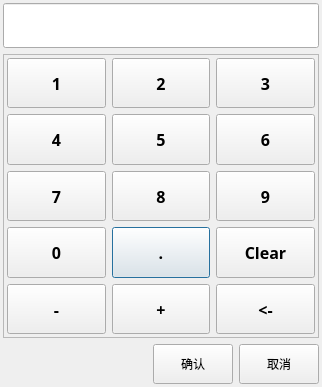
<?xml version="1.0" encoding="UTF-8"?>
<ui version="4.0">
 <class>InsertNumberDlg</class>
 <widget class="QDialog" name="InsertNumberDlg">
  <property name="geometry">
   <rect>
    <x>0</x>
    <y>0</y>
    <width>322</width>
    <height>387</height>
   </rect>
  </property>
  <property name="minimumSize">
   <size>
    <width>322</width>
    <height>387</height>
   </size>
  </property>
  <property name="maximumSize">
   <size>
    <width>322</width>
    <height>387</height>
   </size>
  </property>
  <property name="windowTitle">
   <string>输入数字</string>
  </property>
  <property name="windowIcon">
   <iconset resource="../image.qrc">
    <normaloff>:/windowicon/image/windowsicon/input1.png</normaloff>:/windowicon/image/windowsicon/input1.png</iconset>
  </property>
  <layout class="QGridLayout" name="gridLayout_2">
   <property name="leftMargin">
    <number>3</number>
   </property>
   <property name="topMargin">
    <number>3</number>
   </property>
   <property name="rightMargin">
    <number>3</number>
   </property>
   <property name="bottomMargin">
    <number>3</number>
   </property>
   <item row="0" column="0">
    <widget class="QLineEdit" name="lineEdit">
     <property name="sizePolicy">
      <sizepolicy hsizetype="Expanding" vsizetype="Preferred">
       <horstretch>0</horstretch>
       <verstretch>0</verstretch>
      </sizepolicy>
     </property>
     <property name="minimumSize">
      <size>
       <width>0</width>
       <height>45</height>
      </size>
     </property>
     <property name="alignment">
      <set>Qt::AlignCenter</set>
     </property>
    </widget>
   </item>
   <item row="1" column="0">
    <widget class="QFrame" name="WDNumber">
     <property name="frameShape">
      <enum>QFrame::StyledPanel</enum>
     </property>
     <property name="frameShadow">
      <enum>QFrame::Raised</enum>
     </property>
     <layout class="QGridLayout" name="gridLayout">
      <property name="leftMargin">
       <number>3</number>
      </property>
      <property name="topMargin">
       <number>3</number>
      </property>
      <property name="rightMargin">
       <number>3</number>
      </property>
      <property name="bottomMargin">
       <number>3</number>
      </property>
      <item row="3" column="1">
       <widget class="QPushButton" name="PB_10">
        <property name="sizePolicy">
         <sizepolicy hsizetype="Expanding" vsizetype="Expanding">
          <horstretch>0</horstretch>
          <verstretch>0</verstretch>
         </sizepolicy>
        </property>
        <property name="font">
         <font>
          <family>微软雅黑</family>
          <pointsize>12</pointsize>
          <italic>false</italic>
          <bold>true</bold>
         </font>
        </property>
        <property name="text">
         <string>.</string>
        </property>
       </widget>
      </item>
      <item row="3" column="2">
       <widget class="QPushButton" name="PB_11">
        <property name="sizePolicy">
         <sizepolicy hsizetype="Expanding" vsizetype="Expanding">
          <horstretch>0</horstretch>
          <verstretch>0</verstretch>
         </sizepolicy>
        </property>
        <property name="font">
         <font>
          <family>微软雅黑</family>
          <pointsize>12</pointsize>
          <italic>false</italic>
          <bold>true</bold>
         </font>
        </property>
        <property name="text">
         <string>Clear</string>
        </property>
       </widget>
      </item>
      <item row="3" column="0">
       <widget class="QPushButton" name="PB_9">
        <property name="sizePolicy">
         <sizepolicy hsizetype="Expanding" vsizetype="Expanding">
          <horstretch>0</horstretch>
          <verstretch>0</verstretch>
         </sizepolicy>
        </property>
        <property name="font">
         <font>
          <family>微软雅黑</family>
          <pointsize>12</pointsize>
          <italic>false</italic>
          <bold>true</bold>
         </font>
        </property>
        <property name="text">
         <string>0</string>
        </property>
       </widget>
      </item>
      <item row="2" column="1">
       <widget class="QPushButton" name="PB_7">
        <property name="sizePolicy">
         <sizepolicy hsizetype="Expanding" vsizetype="Expanding">
          <horstretch>0</horstretch>
          <verstretch>0</verstretch>
         </sizepolicy>
        </property>
        <property name="font">
         <font>
          <family>微软雅黑</family>
          <pointsize>12</pointsize>
          <italic>false</italic>
          <bold>true</bold>
         </font>
        </property>
        <property name="text">
         <string>8</string>
        </property>
       </widget>
      </item>
      <item row="2" column="2">
       <widget class="QPushButton" name="PB_8">
        <property name="sizePolicy">
         <sizepolicy hsizetype="Expanding" vsizetype="Expanding">
          <horstretch>0</horstretch>
          <verstretch>0</verstretch>
         </sizepolicy>
        </property>
        <property name="font">
         <font>
          <family>微软雅黑</family>
          <pointsize>12</pointsize>
          <italic>false</italic>
          <bold>true</bold>
         </font>
        </property>
        <property name="text">
         <string>9</string>
        </property>
       </widget>
      </item>
      <item row="2" column="0">
       <widget class="QPushButton" name="PB_6">
        <property name="sizePolicy">
         <sizepolicy hsizetype="Expanding" vsizetype="Expanding">
          <horstretch>0</horstretch>
          <verstretch>0</verstretch>
         </sizepolicy>
        </property>
        <property name="font">
         <font>
          <family>微软雅黑</family>
          <pointsize>12</pointsize>
          <italic>false</italic>
          <bold>true</bold>
         </font>
        </property>
        <property name="text">
         <string>7</string>
        </property>
       </widget>
      </item>
      <item row="1" column="0">
       <widget class="QPushButton" name="PB_3">
        <property name="sizePolicy">
         <sizepolicy hsizetype="Expanding" vsizetype="Expanding">
          <horstretch>0</horstretch>
          <verstretch>0</verstretch>
         </sizepolicy>
        </property>
        <property name="font">
         <font>
          <family>微软雅黑</family>
          <pointsize>12</pointsize>
          <italic>false</italic>
          <bold>true</bold>
         </font>
        </property>
        <property name="text">
         <string>4</string>
        </property>
       </widget>
      </item>
      <item row="1" column="2">
       <widget class="QPushButton" name="PB_5">
        <property name="sizePolicy">
         <sizepolicy hsizetype="Expanding" vsizetype="Expanding">
          <horstretch>0</horstretch>
          <verstretch>0</verstretch>
         </sizepolicy>
        </property>
        <property name="font">
         <font>
          <family>微软雅黑</family>
          <pointsize>12</pointsize>
          <italic>false</italic>
          <bold>true</bold>
         </font>
        </property>
        <property name="text">
         <string>6</string>
        </property>
       </widget>
      </item>
      <item row="1" column="1">
       <widget class="QPushButton" name="PB_4">
        <property name="sizePolicy">
         <sizepolicy hsizetype="Expanding" vsizetype="Expanding">
          <horstretch>0</horstretch>
          <verstretch>0</verstretch>
         </sizepolicy>
        </property>
        <property name="font">
         <font>
          <family>微软雅黑</family>
          <pointsize>12</pointsize>
          <italic>false</italic>
          <bold>true</bold>
         </font>
        </property>
        <property name="text">
         <string>5</string>
        </property>
       </widget>
      </item>
      <item row="0" column="0">
       <widget class="QPushButton" name="PB_0">
        <property name="sizePolicy">
         <sizepolicy hsizetype="Expanding" vsizetype="Expanding">
          <horstretch>0</horstretch>
          <verstretch>0</verstretch>
         </sizepolicy>
        </property>
        <property name="font">
         <font>
          <family>微软雅黑</family>
          <pointsize>12</pointsize>
          <italic>false</italic>
          <bold>true</bold>
         </font>
        </property>
        <property name="text">
         <string>1</string>
        </property>
       </widget>
      </item>
      <item row="0" column="1">
       <widget class="QPushButton" name="PB_1">
        <property name="sizePolicy">
         <sizepolicy hsizetype="Expanding" vsizetype="Expanding">
          <horstretch>0</horstretch>
          <verstretch>0</verstretch>
         </sizepolicy>
        </property>
        <property name="font">
         <font>
          <family>微软雅黑</family>
          <pointsize>12</pointsize>
          <italic>false</italic>
          <bold>true</bold>
         </font>
        </property>
        <property name="text">
         <string>2</string>
        </property>
       </widget>
      </item>
      <item row="0" column="2">
       <widget class="QPushButton" name="PB_2">
        <property name="sizePolicy">
         <sizepolicy hsizetype="Expanding" vsizetype="Expanding">
          <horstretch>0</horstretch>
          <verstretch>0</verstretch>
         </sizepolicy>
        </property>
        <property name="font">
         <font>
          <family>微软雅黑</family>
          <pointsize>12</pointsize>
          <italic>false</italic>
          <bold>true</bold>
         </font>
        </property>
        <property name="text">
         <string>3</string>
        </property>
       </widget>
      </item>
      <item row="4" column="0">
       <widget class="QPushButton" name="PB_12">
        <property name="sizePolicy">
         <sizepolicy hsizetype="Expanding" vsizetype="Expanding">
          <horstretch>0</horstretch>
          <verstretch>0</verstretch>
         </sizepolicy>
        </property>
        <property name="font">
         <font>
          <family>微软雅黑</family>
          <pointsize>12</pointsize>
          <italic>false</italic>
          <bold>true</bold>
         </font>
        </property>
        <property name="text">
         <string>-</string>
        </property>
       </widget>
      </item>
      <item row="4" column="1">
       <widget class="QPushButton" name="PB_13">
        <property name="sizePolicy">
         <sizepolicy hsizetype="Expanding" vsizetype="Expanding">
          <horstretch>0</horstretch>
          <verstretch>0</verstretch>
         </sizepolicy>
        </property>
        <property name="font">
         <font>
          <family>微软雅黑</family>
          <pointsize>12</pointsize>
          <italic>false</italic>
          <bold>true</bold>
         </font>
        </property>
        <property name="text">
         <string>+</string>
        </property>
       </widget>
      </item>
      <item row="4" column="2">
       <widget class="QPushButton" name="PB_14">
        <property name="sizePolicy">
         <sizepolicy hsizetype="Expanding" vsizetype="Expanding">
          <horstretch>0</horstretch>
          <verstretch>0</verstretch>
         </sizepolicy>
        </property>
        <property name="font">
         <font>
          <family>微软雅黑</family>
          <pointsize>12</pointsize>
          <italic>false</italic>
          <bold>true</bold>
         </font>
        </property>
        <property name="text">
         <string>&lt;-</string>
        </property>
       </widget>
      </item>
     </layout>
    </widget>
   </item>
   <item row="2" column="0">
    <layout class="QHBoxLayout" name="horizontalLayout_7">
     <item>
      <spacer name="horizontalSpacer">
       <property name="orientation">
        <enum>Qt::Horizontal</enum>
       </property>
       <property name="sizeHint" stdset="0">
        <size>
         <width>40</width>
         <height>20</height>
        </size>
       </property>
      </spacer>
     </item>
     <item>
      <widget class="QPushButton" name="PB_Confirm">
       <property name="minimumSize">
        <size>
         <width>70</width>
         <height>40</height>
        </size>
       </property>
       <property name="text">
        <string>确认</string>
       </property>
      </widget>
     </item>
     <item>
      <widget class="QPushButton" name="PB_Cancle">
       <property name="minimumSize">
        <size>
         <width>70</width>
         <height>40</height>
        </size>
       </property>
       <property name="text">
        <string>取消</string>
       </property>
      </widget>
     </item>
    </layout>
   </item>
  </layout>
 </widget>
 <resources>
  <include location="../image.qrc"/>
 </resources>
 <connections/>
</ui>
